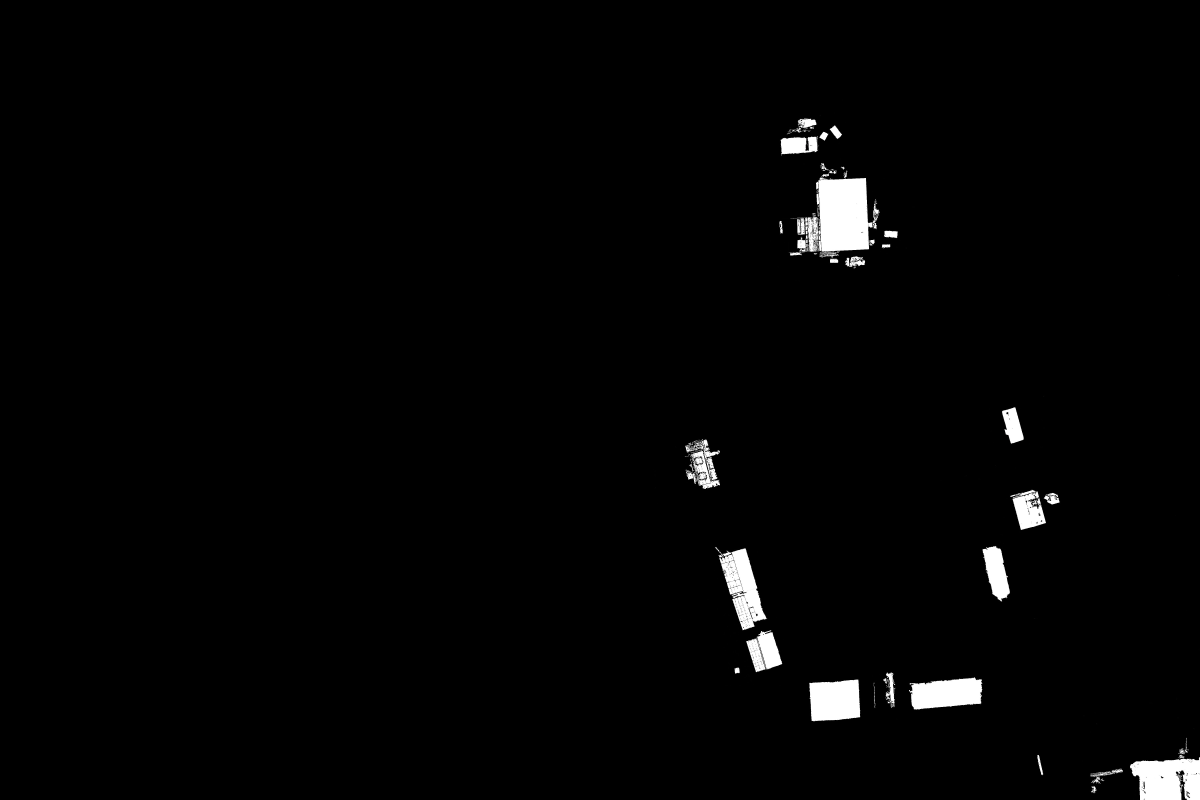
#> input picture 1/clean_perfect.jpg, 6000 x 4000 px, found by its file name (shown at 1/5 size)
$ jupyter execute --allow-errors 'Untitled (11).ipynb'   (shell and % lines are left out)   (older library calls are emulated)
#> lines starting #> are read from the running program, lines starting #| are printed output that depends on the picture
[cell 1]
import cv2
import os
import numpy as np
import math

[cell 2]
def Gaussian_blurring():
    image = cv2.imread('src2.jpg')
    img_blur = cv2.GaussianBlur(image, (11, 11), 0)
    cv2.imwrite('img_blur.jpg', img_blur)
#> (the rest of this cell did not finish here and is left out)

[cell 3]
def find_mask(image):
    T, mask_img = cv2.threshold(image, 225, 255, cv2.THRESH_BINARY)
    cv2.imwrite('mask_img_3.jpg', mask_img)

[cell 4]
def resizing(img,n,m):
    res_img = cv2.resize(img, (n, m), cv2.INTER_NEAREST)
    cv2.imwrite('res_img.jpg', res_img)

[cell 5]
main_image = cv2.imread('src2.jpg')
#gray_main_image = cv2.cvtColor(main_image, cv2.COLOR_BGR2GRAY)
#contours = find_mask(gray_main_image)
find_mask(main_image)

#> (a cell that did not finish here is left out)

# Алгоритм Canny

[cell 7]
import cv2
def edge_demo(image):
    gray = cv2.cvtColor(image, cv2.COLOR_BGR2GRAY)
    # Находим градиент по оси X
    grad_x = cv2.Sobel(gray, cv2.CV_16SC1, 1, 0)
    # Находим градиент в направлении y
    grad_y = cv2.Sobel(gray, cv2.CV_16SC1, 0, 1)
    # Преобразуем значение градиента в 8 бит
    x_grad = cv2.convertScaleAbs(grad_x)
    y_grad = cv2.convertScaleAbs(grad_y)
    # Объединить два градиента
    src1 = cv2.addWeighted(x_grad, 0.5, y_grad, 0.5, 0)
    # Объедините градиенты, используя хитрый алгоритм, где 50 и 100 - пороги
    edge = cv2.Canny(src1, 50, 100)
    #cv.imshow("Canny_edge_1", edge)
    #cv.imwrite('src.jpg', edge)
    edge1 = cv2.Canny(grad_x, grad_y, 10, 100)
    #cv.imshow("Canny_edge_2", edge1)
    #cv.imwrite('src.jpg', edge1)
    # Используйте край как маску для выполнения побитовых и побитовых операций
    edge2 = cv2.bitwise_and(image+1, image+1, mask=edge1)
    #cv.imshow("bitwise_and", edge2)
    cv2.imwrite('src.jpg', edge2)


src = cv2.imread("g.jpg")
#> (the rest of this cell did not finish here and is left out)

# region growing

[cell 8]
import numpy as np
import cv2

class Point(object):
    def __init__(self,x,y):
        self.x = x
        self.y = y
    def getX(self):
        return self.x
    def getY(self):
        return self.y


def getGrayDiff(img,currentPoint,tmpPoint):
    return abs(int(img[currentPoint.x,currentPoint.y]) - int(img[tmpPoint.x,tmpPoint.y]))

# [7 lines left out: function selectConnects, not called in this run]

def regionGrow(img,seeds,thresh,p = 1):
    height, weight = img.shape
    seedMark = np.zeros(img.shape)
    seedList = []
    for seed in seeds:
        seedList.append(seed)
    label = 1
    connects = selectConnects(p)
    while(len(seedList)>0):
        currentPoint = seedList.pop(0)

        seedMark[currentPoint.x,currentPoint.y] = label
        for i in range(8):
            tmpX = currentPoint.x + connects[i].x
            tmpY = currentPoint.y + connects[i].y
            if tmpX < 0 or tmpY < 0 or tmpX >= height or tmpY >= weight:
                continue
            grayDiff = getGrayDiff(img,currentPoint,Point(tmpX,tmpY))
            if grayDiff < thresh and seedMark[tmpX,tmpY] == 0:
                seedMark[tmpX,tmpY] = label
                seedList.append(Point(tmpX,tmpY))
    return seedMark


img = cv2.imread('img_blur.jpg',0)
seeds = [Point(10,10),Point(82,150),Point(20,300)]
#> (the rest of this cell did not finish here and is left out)

[cell 9]
import numpy as np
import cv2
import matplotlib.pyplot as plt
import argparse
import math

# [55 lines left out: function convolution, not called in this run]

def dnorm(x, mu, sd):
    return 1 / (np.sqrt(2 * np.pi) * sd) * np.e ** (-np.power((x - mu) / sd, 2) / 2)


# [12 lines left out: function gaussian_kernel, not called in this run]


def gaussian_blur(image, kernel_size, verbose=False):
    kernel = gaussian_kernel(kernel_size, sigma=math.sqrt(kernel_size), verbose=verbose)
    return convolution(image, kernel, average=True, verbose=verbose)


image = cv2.imread("4.jpg")
#> (the rest of this cell did not finish here and is left out)

[cell 10]
import numpy
from PIL import Image

# [22 lines left out: function median_filter, not called in this run]


def main():
    img = Image.open("4.jpg").convert("L")
    arr = numpy.array(img)
    removed_noise = median_filter(arr, 17)
    img = Image.fromarray(removed_noise)
    img.show()
    img=img.convert("L")
    img.save('img_blur3.jpg')


#> (the rest of this cell did not finish here and is left out)

# COLOR

[cell 11]
import cv2
import numpy as np
import skimage
from skimage import morphology
# [7 lines left out: function fill_color_demo, not called in this run]
    #cv2.imwrite('src1.jpg', copyImg)
im = cv2.imread('4.jpg')
#im = cv2.resize(im, (2048,1365), cv2.INTER_NEAREST)
#> (the rest of this cell did not finish here and is left out)

[cell 12]
import cv2

img = cv2.imread("clean.jpg")# фото из которого вычитаем (исходное фото)
img2 = cv2.imread("clean_perfect.jpg")# фото которое вычитаем(идеальный результат)
#> img2 is the input picture: shape (4000, 6000, 3); mean B, G, R 4.7, 4.7, 4.7

#> (the rest of this cell did not finish here and is left out)

[cell 13]
from matplotlib import pyplot as plt
import numpy as np
a = [42.68933472222222,7.730329166666666,3.368815277777778,2.7363027777777778,1.7471986111111112,1.4283125,1.2762375,1.2607791666666666,1.0854416666666667]
bi = np.array([0, 0.3, 0.6, 0.9, 1.2, 1.5, 1.8, 2.1, 2.4])
width=0.1
b = [1.3971736111111112,1.2590263888888889,1.3029277777777779,1.3141694444444444,1.3494319444444444,1.3781680555555556,1.3908722222222222,1.3968638888888888,1.4267722222222222]
fig = plt.figure(figsize=(15, 6))
plt.bar(bi, a, width)
plt.bar(bi+0.1, b, width)
plt.xticks(bi, ["0", "0.1", "0.5", "1", "5", "10","13","14", "20"])
plt.legend(["Лишние пиксели", "Недостающие пиксели"])
plt.xlabel("Кол-во пикселей от ширины в %")
plt.ylabel("л/п и л/о оценка в %")
plt.show()
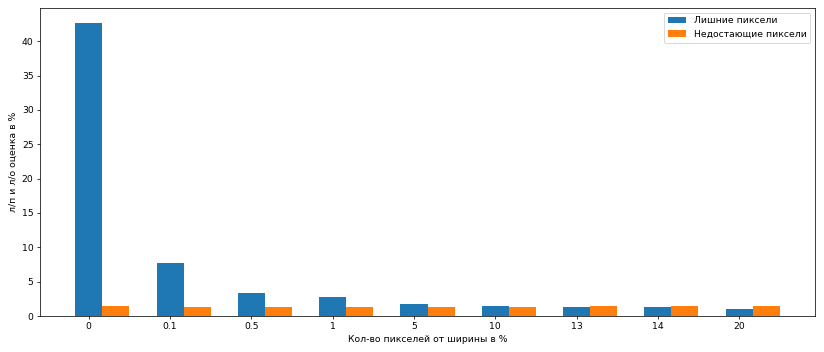
#> figure drawn by matplotlib, 1 panel; tallest bar 42.69 high, from x = -0.05 to 0.05; tallest bar 1.43 high, from x = 2.45 to 2.55

[cell 14]
fig = plt.figure(figsize=(10, 6))
plt.bar(bi, a, width)
plt.xticks(bi, ["0", "0.1", "0.5", "1", "5", "10","13","14", "20"])
plt.xlabel("Кол-во пикселей от ширины в %")
plt.ylabel("л/п оценка в %")
plt.legend(["Лишние пиксели"])
plt.show()
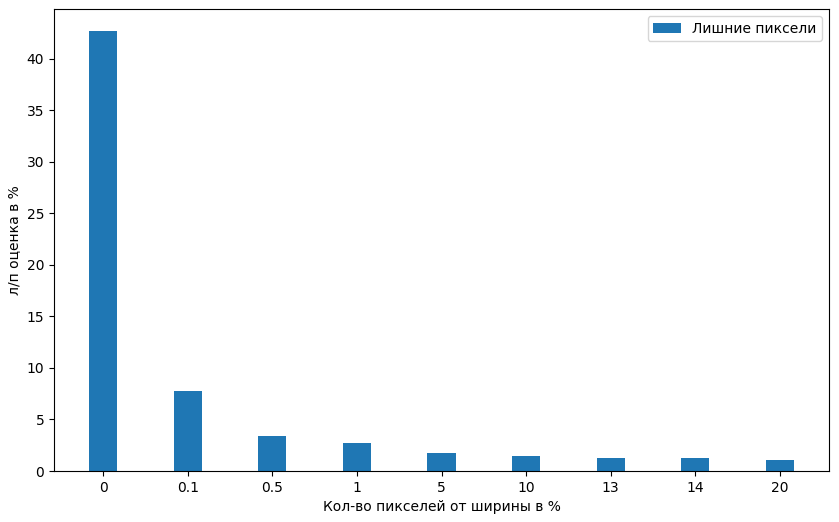
#> figure drawn by matplotlib, 1 panel; tallest bar 42.69 high, from x = -0.05 to 0.05

[cell 15]
fig = plt.figure(figsize=(10, 6))
plt.bar(bi, b, width,color="orange")
plt.xticks(bi, ["0", "0.1", "0.5", "1", "5", "10","13","14", "20"])
plt.xlabel("Кол-во пикселей от ширины в %")
plt.ylabel("л/о оценка в %")
plt.legend(["Недостающие пиксели"])
plt.show()
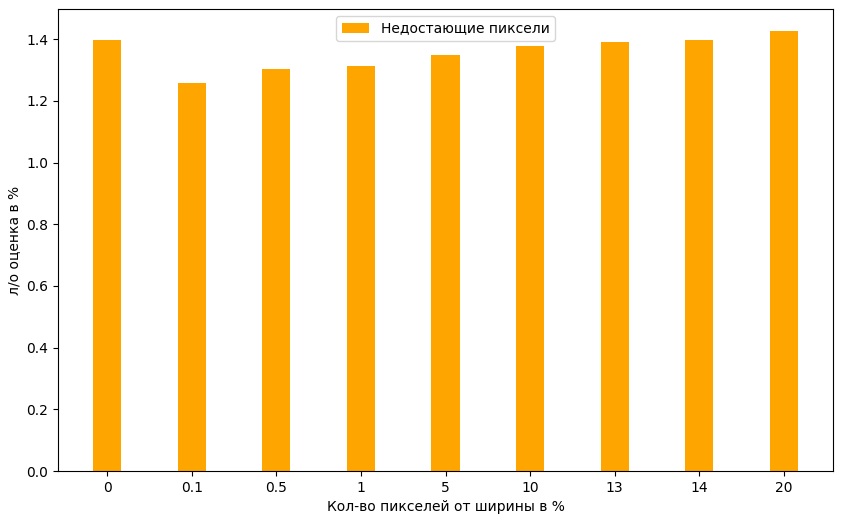
#> figure drawn by matplotlib, 1 panel; tallest bar 1.43 high, from x = 2.35 to 2.45
